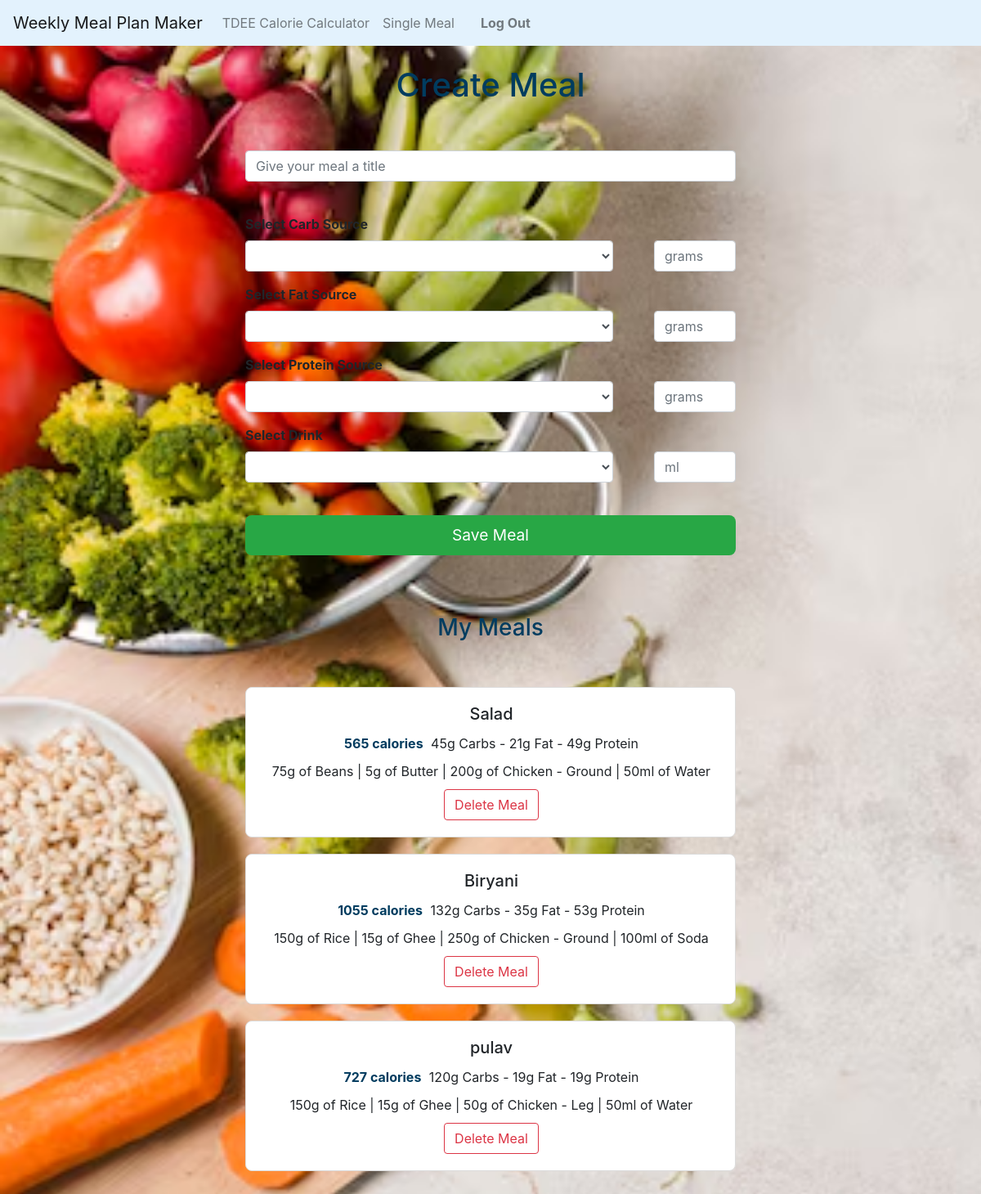
/singlemeal (signed in), run on the app's committed database.
### mealplanmaker/models.py (models this page shows)
class Meals(models.Model):
	name = models.TextField(max_length=50)
	totalfat = models.PositiveIntegerField(default=0)
	totalcarb = models.PositiveIntegerField(default=0)
	totalprotein = models.PositiveIntegerField(default=0)
	calories = models.PositiveIntegerField(default=0)
	mealcreator = models.ForeignKey(User, on_delete=models.CASCADE)
	ingredients = models.TextField(max_length=400, default="")

### mealplanmaker/views.py (the view, shortened to what this page needs)
# urls.py: path("singlemeal", views.singlemeal, name="singlemeal"),
def singlemeal(request):
    if request.method == "GET":
        if request.user.is_authenticated:
            all_meals = Meals.objects.filter(mealcreator = request.user)
            no_user = False
        else:
            all_meals = None
            no_user = True
        context = {
            "all_meals": all_meals,
            "no_user": no_user
        }
        return render(request, "mealplanmaker/singlemeal.html", context)

### mealplanmaker/templates/mealplanmaker/singlemeal.html (shortened to what this page needs)
{% extends "mealplanmaker/layout.html" %}
{% load static %}
{% block body %}
<br>
<h1 style="color: #003C5F; size: 15pt; text-align: center;">Create Meal</h1>
<br><br>
<div style="max-width: 600px; margin: auto;">
    {% if not user.is_authenticated %}
    <div class="alert alert-primary" role="alert" style="width: 600px;">
        <p style="font-size: large; text-align: center; margin-top: 15px;">
        Only users that are <a href="{% url 'login' %}" class="alert-link">Logged in</a> can create a meal.<br><br>
        If you do not have an account, you can <a href="{% url 'register' %}">Create one here.</a>
        </p>
    </div>
    {% else %}
    <form id="singlemealform" method="post" action="{% url 'singlemeal' %}">
        <div class="form-group">
            <input type="text" class="form-control" name="mealtitle" id="mealtitle" placeholder="Give your meal a title">
        </div>
        <br>
        <div class="form-group">
            <label for="carbsource" style="font-weight: bold;">Select Carb Source</label><br>
            <div class="form-inline">
                <select class="form-control" name="carbsource" id="carbsource" style="width: 450px;">
                    <option value="23"></option>
                    <option value="1">Bread</option>
                </select>
                <input type="text" class="form-control" name="carbgrams" id="carbgrams" placeholder="grams" style="margin-left: 50px; width: 100px;">
            </div>
        </div>
        <div class="form-group">
            <label for="fatsource" style="font-weight: bold;">Select Fat Source</label><br>
            <div class="form-inline">
                <select class="form-control" name="fatsource" id="fatsource" style="width: 450px;">
                    <option value="16"></option>
                    <option value="1">Almonds</option>
                </select>
                <input type="text" class="form-control" name="fatgrams" id="fatgrams" placeholder="grams" style="margin-left: 50px; width: 100px;">
            </div>
        </div>
        <div class="form-group">
            <label for="proteinsource" style="font-weight: bold;">Select Protein Source</label><br>
            <div class="form-inline">
                <select class="form-control" name="proteinsource" id="proteinsource" style="width: 450px;">
                    <option value="29"></option>
                    <option value="1">Chicken or Turkey - Breast</option>
                </select>
                <input type="text" class="form-control" name="proteingrams" id="proteingrams" placeholder="grams" style="margin-left: 50px; width: 100px;">
            </div>
        </div>
        <div class="form-group">
            <label for="drinksource" style="font-weight: bold;">Select Drink</label><br>
            <div class="form-inline">
                <select class="form-control" name="drinksource" id="drinksource" style="width: 450px;">
                    <option value="15"></option>
                    <option value="1">Water</option>
                </select>
                <input type="text" class="form-control" name="drinkmililiters" id="drinkmililiters" placeholder="ml" style="margin-left: 50px; width: 100px;">
            </div>
        </div>
        <br>
        <button type="submit" class="btn btn-success">Save Meal</button>
    </form>
    {% endif %}
    <br><br><br>
    <h3 style="color: #003C5F; size: 15pt; text-align: center;">My Meals</h3>
    <br><br>
    {% if all_meals %}
        {% for meal in all_meals %}
        <div class="card" style="width: 600px; margin-bottom: 20px; border-radius: 8px; border-color: gainsboro; text-align: center;">
            <div class="card-body" style="width: 600px;">
                <div>
                    <h5 class="card-title">{{meal.name}}</h5>
                </div>
                <div style="display: inline;">
                    <span style="color: #003C5F; font-weight: bolder; margin-right: 5px;">{{meal.calories}} calories</span>
                    <span>{{meal.totalcarb}}g Carbs -</span>
                    <span>{{meal.totalfat}}g Fat - </span>
                    <span>{{meal.totalprotein}}g Protein</span>
                </div>
                <div style="margin-top: 10px;">
                <p class="card-text" >{{meal.ingredients}}</p>
                </div>
                <form method="post" action="{% url 'deletemeal' %}">
                    <button type="submit" class="btn btn-outline-danger" style="margin-top: 10px;">Delete Meal</button>
                </form>
            </div>
        </div>
        {% endfor %}
    {% else %}
    <div class="card" style="width:  600px; margin-bottom: 20px; border-radius: 8px; border-color: gainsboro;">
        <div class="card-body">
            <p class="card-text" style="font-size:large;">You do not have any saved meals currently.</p>
        </div>
    </div>
    {% endif %}
</div>
<br><br><br>
{% endblock %}

### data on the page
Meals: name "Salad", calories "565", totalcarb "45", totalfat "21", totalprotein "49", ingredients "75g of Beans | 5g of Butter | 200g of Chicken - Ground | 50ml of Water"
Meals: name "Biryani", calories "1055", totalcarb "132", totalfat "35", totalprotein "53", ingredients "150g of Rice | 15g of Ghee | 250g of Chicken - Ground | 100ml of Soda"
Meals: name "pulav", calories "727", totalcarb "120", totalfat "19", totalprotein "19", ingredients "150g of Rice | 15g of Ghee | 50g of Chicken - Leg | 50ml of Water"
